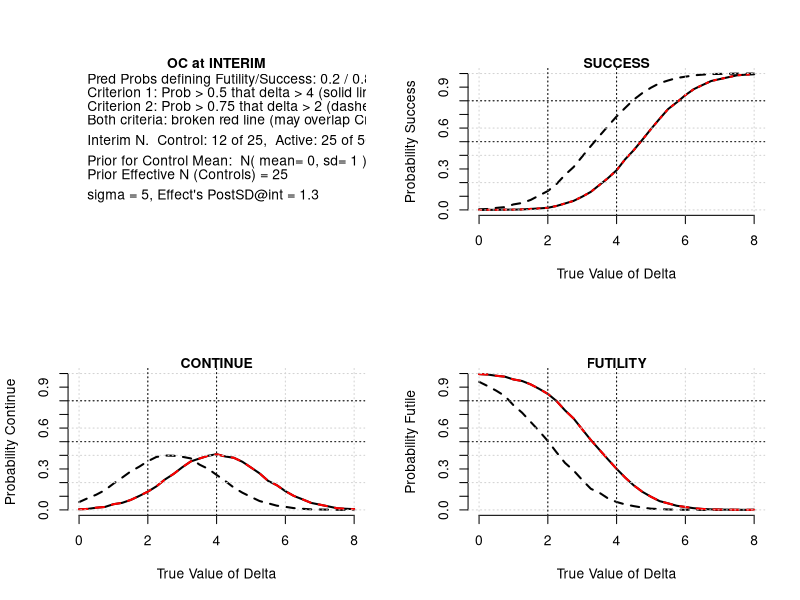
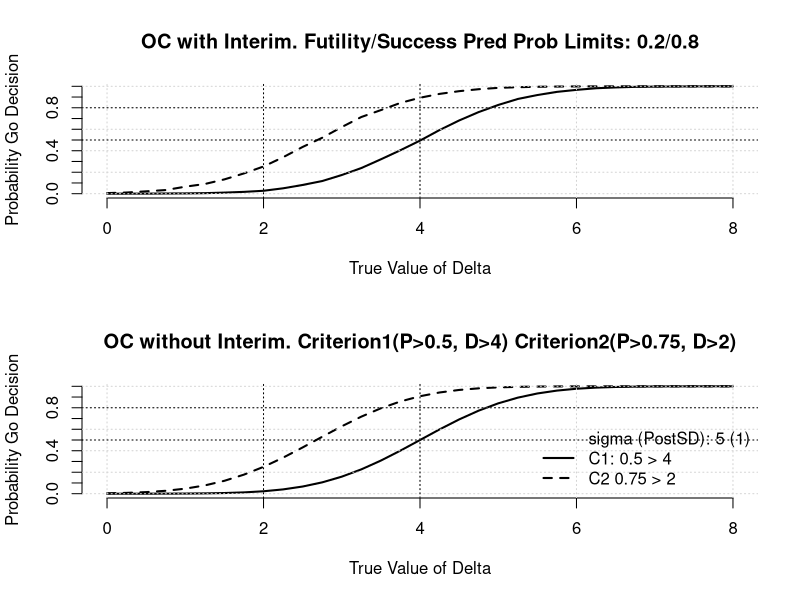
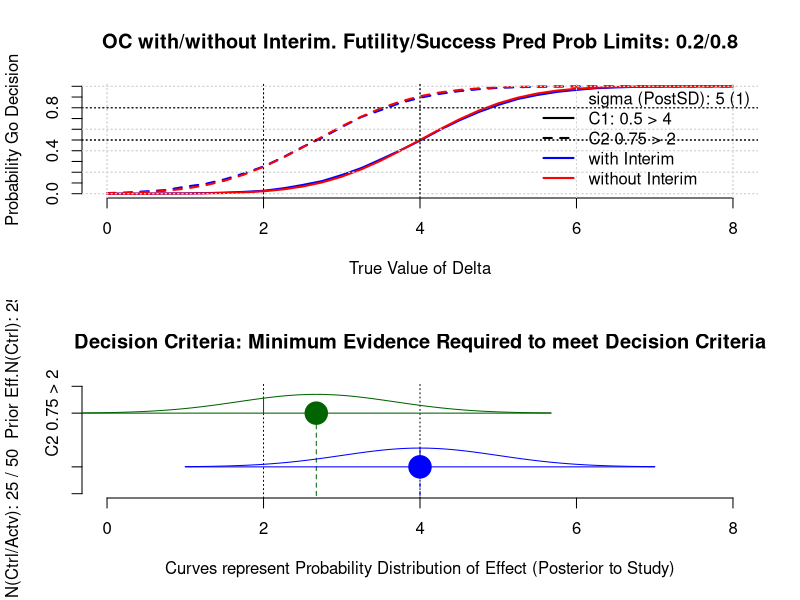

Write R code to recreate these figures, in order.
### OC (Norm 2DCs Interim Prior).R                   ###
### Author: Phil Woodward                            ###
### (last updated 2013 Dec 08)                       ###
### Operating Characteristics for Normal case        ###
### with 2 Decision Criteria,                        ###
### Bayesian Interim Analysis & informative prior    ###
### x-axis= true delta                               ###
### Modified for ??? Project by ???, 20?? ??? ??     ###
###########################################################################
### Ref: Walley, R.J., Smith, C.L., Gale, J.D. and Woodward, P. (2015). ###
### Advantages of a wholly Bayesian approach to assessing efficacy in   ###
### early drug development: a case study.                               ###
### Pharmaceutical Statistics, Vol 14, Iss 3, pp205-215.                ###
###########################################################################
### Reset R Environment ###
rm(list=ls())
ls()

#################################################################################
### SCENARIO SETTINGS (START) - all settings are scalar unless stated otherwise
### For criterion, at least 50% sure True Delta greater than 2: DeltaLim1= 2 & Prob1= 0.50 ("Mean level setting")
DeltaLim1 = 4                     ### First delta limit for true delta. (must be >=0)
Prob1 = 0.50                      ### Probability level associated with DeltaLim1.
### For criterion, at least 75% sure True Delta greater than 1: DeltaLim2= 1 & Prob2= 0.75 ("Precision level setting")
DeltaLim2 = 2                    ### Second delta limit for true delta. (must be >=0) - set 1 value only
Prob2 = 0.75                     ### Probability level associated with DeltaLim2 - set 1 value only
### A Bayesian interpretation of success criteria: Pr[ True Delta > DeltaLim# ] > Prob# ###
###################
### Study should be designed so that if ('mean level') Criterion 1 is met, then ('precision level') Criterion 2 will also.
### Hence, Criterion 1 will dominate the OC and this should be the focus when assessing the design
###################

### Interim Predictive Probability Thresholds
PredProbLim.futile  = 0.2   ### = 0 if only considering success at interim (very unlikely)
PredProbLim.success = 0.8   ### = 1 if only considering futility at interim
 
sigma = 5
Ntot.Ctrl = 25         ### Number subjects in study:
Ntot.Actv = 50         ### Ntot = total at end of study
Nint.Ctrl = 12         ### Nint = total at interim,  Npt2 = total recruited after the interim
Nint.Actv = 25         ### .Ctrl = Control group,  .Actv = Active group
### DO NOT EDIT FOLLOWING FORMULAE ###
Npt2.Ctrl = Ntot.Ctrl - Nint.Ctrl  ###
Npt2.Actv = Ntot.Actv - Nint.Actv  ###
######################################
 
### Prior Distributions for Control Mean Response ###
### Vague prior can be specified by setting PriorA.CtrlSD = 1000*sigma ###
PriorA.CtrlMean = 0        ### PriorA = Analysis prior that will be used in formal analysis
PriorA.CtrlSD   = 1        ### PriorD = Design prior that will only be used in design assessment calculations
PriorD.CtrlMean = PriorA.CtrlMean  ### .CtrlMean = Prior Mean for Control Mean Response
PriorD.CtrlSD = PriorA.CtrlSD      ### .CtrlSD = Prior St.Dev. for Control Mean Response
################################################################################################
### Only have different Design Prior if want to assess impact of mis-specifed Analysis Prior ###
### DO NOT EDIT FOLLOWING FORMULAE ##############################
PriorA.CtrlEffN = (sigma / PriorA.CtrlSD)^2                   ###
PriorD.CtrlEffN = (sigma / PriorD.CtrlSD)^2                   ###
#################################################################
 
v.delta = seq(0, 8, by=0.25)  ### Vector giving range of true values of delta (+ve implies Active is BETTER than Control)
                              ### delta will be on x-axis of graph, so should select many values to smooth the curve
                              ### However, this will increase the number of simulations being run, so recommend 20 to 40.
 
N.sims <- 10000              ### No. simulations used to estimate OC Curve (1000 at first, 10000 once design fixed)
 
### SCENARIO SETTINGS (END)
### Any Warnings? ###
if ( min(v.delta) < 0 ) { print( "WARNING: a negative DeltaTrue.val implies test treatment is worse than comparator/control" ) }
if ( Npt2.Ctrl < 1 ) { print( "ERROR: Npt2.Ctrl must be >0; CALCULATIONS WILL BE INCORRECT!" ) }
if ( Npt2.Actv < 1 ) { print( "ERROR: Npt2.Actv must be >0; CALCULATIONS WILL BE INCORRECT!" ) }
#################################################################################
 
delta.len = length(v.delta)
m.delta   = matrix( rep(v.delta, N.sims), nrow= N.sims, byrow=T)
endPostSD = sigma * sqrt( (PriorA.CtrlEffN + Ntot.Ctrl + Ntot.Actv) / 
                            (Ntot.Actv * (PriorA.CtrlEffN + Ntot.Ctrl)) )
intPostSD = sigma * sqrt( (PriorA.CtrlEffN + Nint.Ctrl + Nint.Actv) / 
                            (Nint.Actv * (PriorA.CtrlEffN + Nint.Ctrl)) )
 
### Simulate sample statistics at the interim.  First need Control Mean from Design Prior. ###
m.CtrlMean <- matrix(rnorm(N.sims*delta.len, mean= PriorD.CtrlMean, sd= PriorD.CtrlSD), nrow= N.sims, byrow= T)
m.CtrlXbar <- matrix(rnorm(N.sims*delta.len, mean= 0,       sd= sigma/sqrt(Nint.Ctrl)), nrow= N.sims, byrow= T) + m.CtrlMean
m.ActvXbar <- matrix(rnorm(N.sims*delta.len, mean= v.delta, sd= sigma/sqrt(Nint.Actv)), nrow= N.sims, byrow= T) + m.CtrlMean

### Predictive distribution at interim for linear combination of post interim sample means
m.intPredMean = (Npt2.Actv / Ntot.Actv) * m.ActvXbar -
                (Npt2.Ctrl /(PriorA.CtrlEffN + Ntot.Ctrl)) *
                ((PriorA.CtrlEffN * PriorA.CtrlMean + Nint.Ctrl * m.CtrlXbar) /
                 (PriorA.CtrlEffN + Nint.Ctrl) )

intPredVar = ( (Npt2.Actv / Ntot.Actv)^2 * ((1/Nint.Actv) + (1/Npt2.Actv)) +
                 (Npt2.Ctrl /(PriorA.CtrlEffN + Ntot.Ctrl))^2 *
                 ((1/(PriorA.CtrlEffN + Nint.Ctrl)) + (1/Npt2.Ctrl)) ) * sigma^2

intPredSD = sqrt(intPredVar)

### Evaluate RHS of inequality, and then Predictive Probability of end of study success
### Criterion 1 ###
m.RHS1 = DeltaLim1 + qnorm(Prob1) * endPostSD + 
         (PriorA.CtrlEffN * PriorA.CtrlMean + Nint.Ctrl * m.CtrlXbar) / (PriorA.CtrlEffN + Ntot.Ctrl) -
         (Nint.Actv / Ntot.Actv) * m.ActvXbar

m.PredProbSuccess1 = pnorm( m.RHS1, mean= m.intPredMean, sd= intPredSD, lower.tail=F)
m.intSuccess1 = (m.PredProbSuccess1 > PredProbLim.success)
m.intFutile1  = (m.PredProbSuccess1 < PredProbLim.futile)
m.intCont1    = !(m.intSuccess1 | m.intFutile1)

v.intProbSuccess1 = apply(m.intSuccess1, 2, mean)
v.intProbFutile1  = apply(m.intFutile1, 2, mean)
v.intProbCont1    = 1 - v.intProbSuccess1 - v.intProbFutile1
v.intProbStop1    = 1 - v.intProbCont1
######################################
### Criterion 2 ###
m.RHS2 = DeltaLim2 + qnorm(Prob2) * endPostSD + 
         (PriorA.CtrlEffN * PriorA.CtrlMean + Nint.Ctrl * m.CtrlXbar) / (PriorA.CtrlEffN + Ntot.Ctrl) -
         (Nint.Actv / Ntot.Actv) * m.ActvXbar

m.PredProbSuccess2 = pnorm( m.RHS2, mean= m.intPredMean, sd= intPredSD, lower.tail=F)
m.intSuccess2 = (m.PredProbSuccess2 > PredProbLim.success)
m.intFutile2  = (m.PredProbSuccess2 < PredProbLim.futile)
m.intCont2    = !(m.intSuccess2 | m.intFutile2)

v.intProbSuccess2 = apply(m.intSuccess2, 2, mean)
v.intProbFutile2  = apply(m.intFutile2, 2, mean)
v.intProbCont2    = 1 - v.intProbSuccess2 - v.intProbFutile2
v.intProbStop2    = 1 - v.intProbCont2
######################################
### Both Criteria ###
### Approximate by noting one criterion will dominate for known sigma case
m.intSuccessB = m.intSuccess1 & m.intSuccess2  ## both must succeed
m.intFutileB  = m.intFutile1  | m.intFutile2   ## either can be futile
m.intContB    = !(m.intSuccessB | m.intFutileB)

v.intProbSuccessB = apply(m.intSuccessB, 2, mean)
v.intProbFutileB  = apply(m.intFutileB, 2, mean)
v.intProbContB    = 1 - v.intProbSuccessB - v.intProbFutileB
v.intProbStopB    = 1 - v.intProbContB
######################################

### Evaluate probability of success at interim conditional on delta; needed for conventional OC curve
### Averaging over prior for CtrlMean using simulated values generated earlier

m.intCondMean = (Npt2.Actv / Ntot.Actv) * (m.CtrlMean + m.delta) -
                (Npt2.Ctrl /(PriorA.CtrlEffN + Ntot.Ctrl)) * m.CtrlMean

intCondVar = ( (Npt2.Actv / Ntot.Actv^2) + (Npt2.Ctrl /(PriorA.CtrlEffN + Ntot.Ctrl)^2)  ) * sigma^2

intCondSD = sqrt(intCondVar)

m.ConProbSuccess1 = pnorm( m.RHS1, mean= m.intCondMean, sd= intCondSD, lower.tail=F)
m.ConProbSuccess2 = pnorm( m.RHS2, mean= m.intCondMean, sd= intCondSD, lower.tail=F)
### Probability both criteria met approximated by lowest of either as known sigma assumption causes one to dominate
m.ConProbSuccessB = min(m.ConProbSuccess1, m.ConProbSuccess2)

### For comparison, calculate the Power assuming no interim analysis ###
v.PriorPredDeltaMean.Mean = PriorD.CtrlMean + v.delta - 
                         (PriorA.CtrlEffN * PriorA.CtrlMean + Ntot.Ctrl * PriorD.CtrlMean) / (PriorA.CtrlEffN + Ntot.Ctrl)
v.PriorPredDeltaMean.SD   = sqrt( (1/Ntot.Actv) + (Ntot.Ctrl / (PriorA.CtrlEffN + Ntot.Ctrl)^2) +
                                  (PriorA.CtrlEffN / (PriorA.CtrlEffN + Ntot.Ctrl))^2 / PriorD.CtrlEffN ) * sigma

v.Power1.NoInt = pnorm(DeltaLim1 + qnorm(Prob1) * endPostSD, mean= v.PriorPredDeltaMean.Mean, 
                      sd= v.PriorPredDeltaMean.SD, lower.tail= F)
v.Power2.NoInt = pnorm(DeltaLim2 + qnorm(Prob2) * endPostSD, mean= v.PriorPredDeltaMean.Mean, 
                      sd= v.PriorPredDeltaMean.SD, lower.tail= F)

### Following is same as conditional probability of success at study start assuming no interim analysis
### Only use is to check simulation code is correct
##v.Power1.NoInt.sim = apply(m.ConProbSuccess1, 2, mean)
##v.Power2.NoInt.sim = apply(m.ConProbSuccess2, 2, mean)
### Visual/crude check simulation is good approximation to exact result when no interim ###
##plot(v.Power1.NoInt.sim, v.Power1.NoInt)
##100*(v.Power1.NoInt.sim - v.Power1.NoInt)
##plot(v.Power2.NoInt.sim, v.Power2.NoInt)
##100*(v.Power2.NoInt.sim - v.Power2.NoInt)
###########################################################################################

### ProbSuccess, conditional on known delta & interim decision
### ProbNotFutile x ProbSuccess | NotFutile
m.ConProbSuccess1.WithInt = m.ConProbSuccess1 * m.intCont1 + m.intSuccess1
v.ConProbSuccess1.WithInt   = apply(m.ConProbSuccess1.WithInt, 2, mean)
m.ConProbSuccess2.WithInt = m.ConProbSuccess2 * m.intCont2 + m.intSuccess2
v.ConProbSuccess2.WithInt   = apply(m.ConProbSuccess2.WithInt, 2, mean)
m.ConProbSuccessB.WithInt = m.ConProbSuccessB * m.intContB + m.intSuccessB
v.ConProbSuccessB.WithInt   = apply(m.ConProbSuccessB.WithInt, 2, mean)
##########################################################################

########################################
###             PLOTS                ###
###      X-axis is delta.true        ###
###     ***** EDIT titles *****      ###
########################################
###    PLOT 1: OC at Interim         ###
########################################
par(mfrow=c(2,2))
### Graph (1,1) ###
plot(c(0,1), c(0,1), type= "n", axes=F, xlab="", ylab="")
title(main= paste("OC at INTERIM"), line=0, cex.main= 1)
text(x=0,y=0.95,pos=4, labels= paste("Pred Probs defining Futility/Success:", 
                                    PredProbLim.futile, "/", PredProbLim.success))
text(x=0,y=0.85,pos=4, labels= paste("Criterion 1: Prob > ", Prob1, " that delta > ", DeltaLim1, " (solid line)", sep=""))
text(x=0,y=0.75,pos=4, labels= paste("Criterion 2: Prob > ", Prob2, " that delta > ", DeltaLim2, " (dashed line)", sep=""))
text(x=0,y=0.65,pos=4, labels= "Both criteria: broken red line (may overlap Criterion 1 or 2)")
text(x=0,y=0.5,pos=4, labels= paste("Interim N.  Control: ", Nint.Ctrl, " of ", Ntot.Ctrl, 
                                    ",  Active: ", Nint.Actv, " of ", Ntot.Actv, sep=""))
text(x=0,y=0.35,pos=4, labels= paste( "Prior for Control Mean:  N( mean= ", PriorA.CtrlMean, 
                                                                  ", sd= " , PriorA.CtrlSD, " )", sep=""))
text(x=0,y=0.25,pos=4, labels= paste( "Prior Effective N (Controls) = ", format(PriorA.CtrlEffN, digits=1), sep=""))
text(x=0,y=0.1,pos=4, labels= paste( "sigma = ", sigma, ", Effect's PostSD@int = ", format(intPostSD, digits=2), sep=""))

### Graph (2,1) ###
plot(v.delta, v.intProbSuccess1, type= "n", ylim= c(0,1), axes=F,     
     xlab= "True Value of Delta", ylab= "Probability Success")
title(main= "SUCCESS", line=0, cex.main= 1)
axis(1)
axis(2, at= seq(0,1, by= 0.1))
lines(v.delta, v.intProbSuccess1, lty= 1, lwd= 2, col= 1)
lines(v.delta, v.intProbSuccess2, lty= 2, lwd= 2, col= 1)
lines(v.delta, v.intProbSuccessB, lty= 3, lwd= 2, col= "red")
grid()
abline(h=c(0.5,0.8), v=c(DeltaLim1, DeltaLim2), lty=3)

### Graph (1,2) ###
plot(v.delta, v.intProbCont1, type= "n", ylim= c(0,1), axes=F,     
     xlab= "True Value of Delta", ylab= "Probability Continue")
title(main= "CONTINUE", line=0, cex.main= 1)
axis(1)
axis(2, at= seq(0,1, by= 0.1))
lines(v.delta, v.intProbCont1, lty= 1, lwd= 2, col= 1)
lines(v.delta, v.intProbCont2, lty= 2, lwd= 2, col= 1)
lines(v.delta, v.intProbContB, lty= 2, lwd= 2, col = "red")
grid()
abline(h=c(0.5,0.8), v=c(DeltaLim1, DeltaLim2), lty=3)

### Graph (2,2) ###
plot(v.delta, v.intProbFutile1, type= "n", ylim= c(0,1), axes=F,     
     xlab= "True Value of Delta", ylab= "Probability Futile")
title(main= "FUTILITY", line=0, cex.main= 1)
axis(1)
axis(2, at= seq(0,1, by= 0.1))
lines(v.delta, v.intProbFutile1, lty= 1, lwd= 2, col= 1)
lines(v.delta, v.intProbFutile2, lty= 2, lwd= 2, col= 1)
lines(v.delta, v.intProbFutileB, lty= 2, lwd= 2, col= "red")
grid()
abline(h=c(0.5,0.8), v=c(DeltaLim1, DeltaLim2), lty=3)

########################################
###    PLOT 2: OC at Study End       ###
### 2 separate plots                 ###
########################################
par(mfrow=c(2,1))
### Graph (1,1) ###
plot(v.delta, v.ConProbSuccess1.WithInt, type= "n", ylim= c(0,1), axes=F,     
     xlab= "True Value of Delta", ylab= "Probability Go Decision")
title(main= paste("OC with Interim. Futility/Success Pred Prob Limits: ", PredProbLim.futile, "/", PredProbLim.success, sep=""))
axis(1)
axis(2, at= seq(0,1, by= 0.1))
lines(v.delta, v.ConProbSuccess1.WithInt, lty= 1, lwd= 2, col= 1)
lines(v.delta, v.ConProbSuccess2.WithInt, lty= 2, lwd= 2, col= 1)
grid()
abline(h=c(0.5,0.8), v=c(DeltaLim1, DeltaLim2), lty=3)

### Graph (2,1) ###
plot(v.delta, v.Power1.NoInt, type= "n", ylim= c(0,1), axes=F,     
     xlab= "True Value of Delta", ylab= "Probability Go Decision")
title(main= paste("OC without Interim. Criterion1(P>", Prob1, ", D>", DeltaLim1, ") Criterion2(P>", Prob2, ", D>", DeltaLim2, ")", sep=""))
axis(1)
axis(2, at= seq(0,1, by= 0.1))
lines(v.delta, v.Power1.NoInt, lty= 1, lwd= 2, col= 1)
lines(v.delta, v.Power2.NoInt, lty= 2, lwd= 2, col= 1)
grid()
abline(h=c(0.5,0.8), v=c(DeltaLim1, DeltaLim2), lty=3)

legend("bottomright", legend= c( paste( "sigma (PostSD): ", sigma,
                                 " (", format(endPostSD , digits=2), ")", sep="" ),
                                 paste("C1:",Prob1,">",DeltaLim1), paste("C2",Prob2,">",DeltaLim2)), lty = c(0,1,2), lwd= 2, bty= 'n')

########################################
###    PLOT 2: OC at Study End       ###
### both on same plot                ###
########################################
plot(v.delta, v.ConProbSuccess1.WithInt, type= "n", ylim= c(0,1), axes=F,     
     xlab= "True Value of Delta", ylab= "Probability Go Decision")
title(main= paste("OC with/without Interim. Futility/Success Pred Prob Limits: ", PredProbLim.futile, "/", PredProbLim.success, sep=""))
axis(1)
axis(2, at= seq(0,1, by= 0.1))
lines(v.delta, v.ConProbSuccess1.WithInt, lty= 1, lwd= 2, col= "blue")
lines(v.delta, v.ConProbSuccess2.WithInt, lty= 2, lwd= 2, col= "blue")
lines(v.delta, v.Power1.NoInt, lty= 1, lwd= 2, col= "red")
lines(v.delta, v.Power2.NoInt, lty= 2, lwd= 2, col= "red")
grid()
abline(h=c(0.5,0.8), v=c(DeltaLim1, DeltaLim2), lty=3)

grid()
abline(h=c(0.5,0.8), v=c(DeltaLim1, DeltaLim2), lty=3)

legend("bottomright", legend= c( paste( "sigma (PostSD): ", sigma,
                                 " (", format(endPostSD , digits=2), ")", sep="" ),
                                 paste("C1:",Prob1,">",DeltaLim1), paste("C2",Prob2,">",DeltaLim2), "with Interim", "without Interim"), 
                              lty = c(0,1,2,1,1), lwd= 2, bty= 'n', col= c("black","black","black","blue","red") )

#############################################
### PLOT 3: Expected Decision Boundaries  ###
###         at study end                  ###
#############################################
C1.mean = DeltaLim1 + qnorm(Prob1)*endPostSD
C2.mean   = DeltaLim2 + qnorm(Prob2)*endPostSD
lb.Xaxis = "Curves represent Probability Distribution of Effect (Posterior to Study)"

plot(y= c(1,5), x= c(min(v.delta), max(v.delta)), type='n', axes= F,
     ylab=paste("sigma:", sigma, "    N(Ctrl/Actv):", Ntot.Ctrl, "/", Ntot.Actv,
                " Prior Eff.N(Ctrl):", format(PriorA.CtrlEffN, digits=1),
                "    PostSD:", format(endPostSD, digits=2)), 
     xlab=lb.Xaxis, main= "Decision Criteria: Minimum Evidence Required to meet Decision Criteria")
axis(2, at= c(1,2,4,5), labels= c('', paste("C1:",Prob1,">",DeltaLim1), paste("C2",Prob2,">",DeltaLim2), ''))
axis(1)
abline(v= c(DeltaLim1, DeltaLim2), lty= 3)
lines(y= c(0,2), x= c(C1.mean, C1.mean), lty= 2, col= "blue")
lines(y= c(0,4), x= c(C2.mean, C2.mean), lty= 2, col= "dark green")

Vscale = 0.7/dnorm(0)

range1 = C1.mean + seq(-3, 3, by= 0.1)*endPostSD
pdf1 = 2 + dnorm(seq(-3, 3, by= 0.1))*Vscale
lines( range1, pdf1, col= "blue")
lines( c(min(range1),max(range1)), c(2,2), col= "blue")
lines( c(C1.mean - qnorm(Prob1)*endPostSD, C1.mean - qnorm(Prob1)*endPostSD), 
       c(2, 2 + dnorm(qnorm(Prob1))*Vscale), col= "blue")
points(C1.mean, 2, pch=19, col= "blue", cex= 3)

range2 = C2.mean + seq(-3, 3, by= 0.1)*endPostSD
pdf2 = 4 + dnorm(seq(-3, 3, by= 0.1))*Vscale
lines( range2, pdf2, col= "dark green")
lines( c(min(range2),max(range2)), c(4,4), col= "dark green")
lines( c(C2.mean - qnorm(Prob2)*endPostSD, C2.mean - qnorm(Prob2)*endPostSD), 
       c(4, 4 + dnorm(qnorm(Prob2))*Vscale), col= "dark green")
points(C2.mean, 4, pch=19, col= "dark green", cex= 3)

